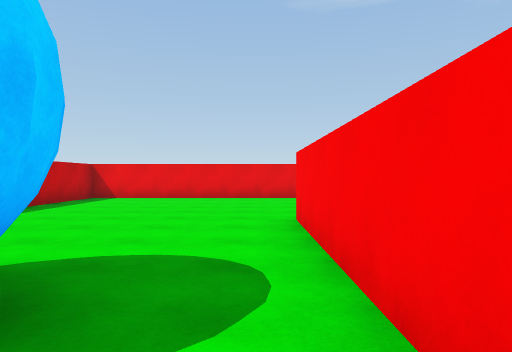
View 1 (above)

24 first-person views from a walk through a Unity game level. The camera is 1.3 m above the floor, looks level and sees 70° across. The floor is counted in squares, 2 m on a side. Each view is taken from the middle of a square. On the plan, view 1 faces up. The plan holds only what a view shows up to about 11 squares ahead; the rest is blank.

View 2
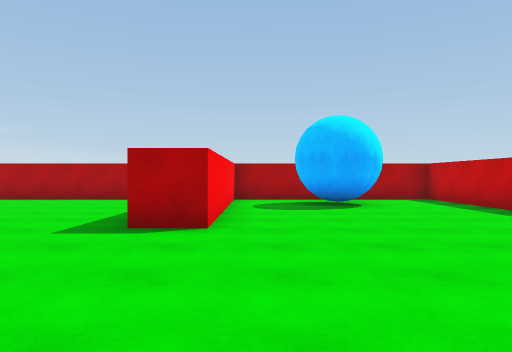

View 3
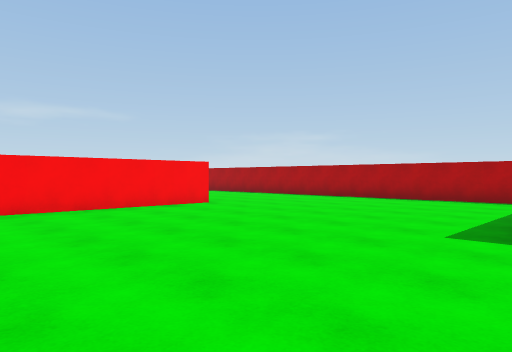

View 4
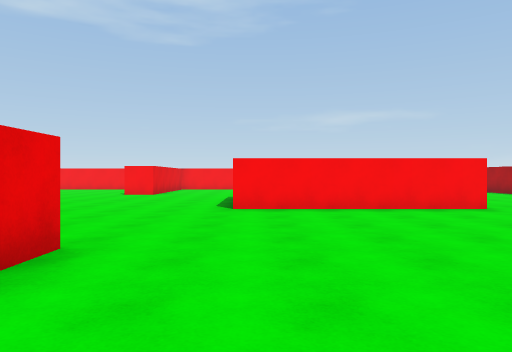

View 5
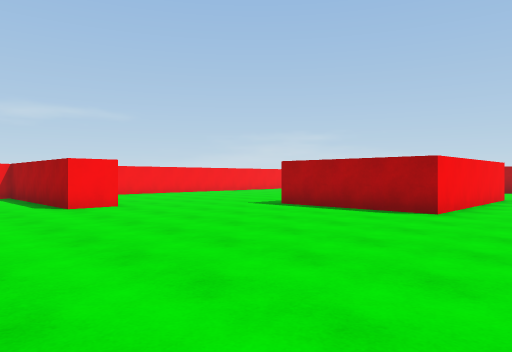

View 6
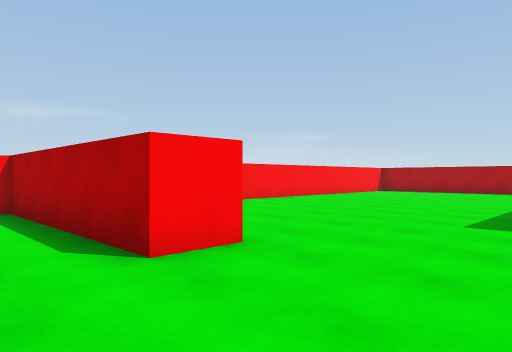

View 7
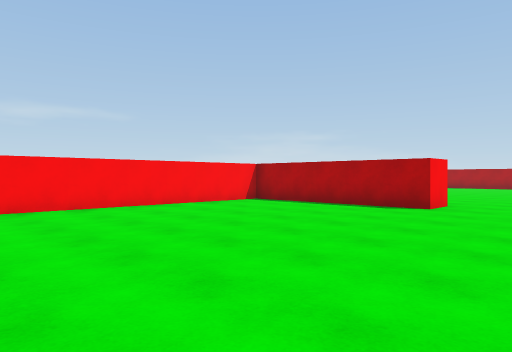

View 8
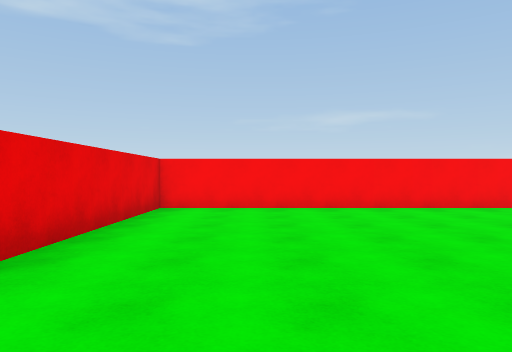

View 9
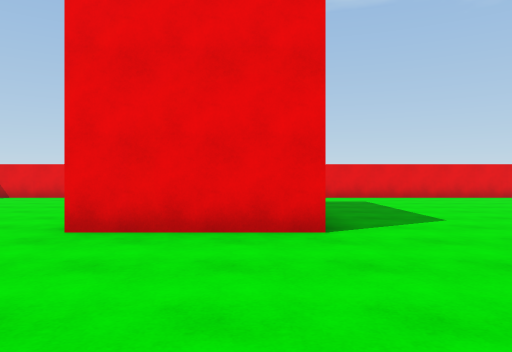

View 10
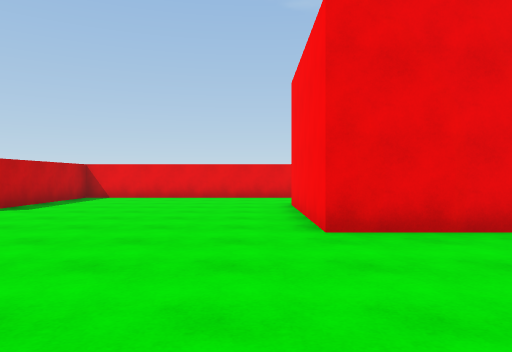

View 11
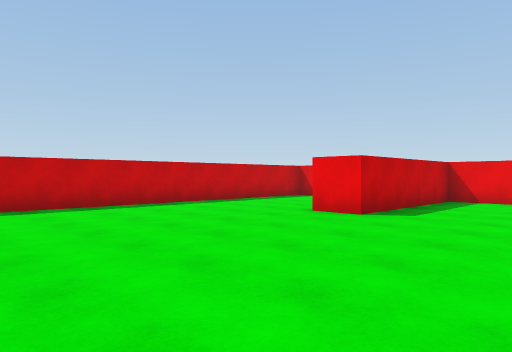

View 12
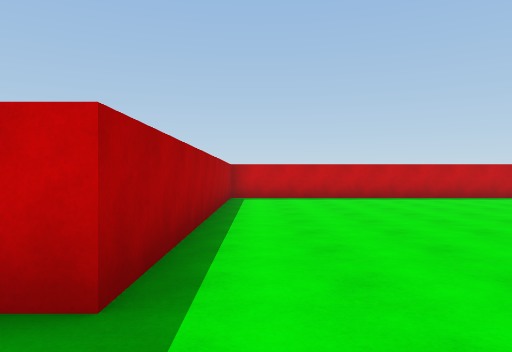

View 13
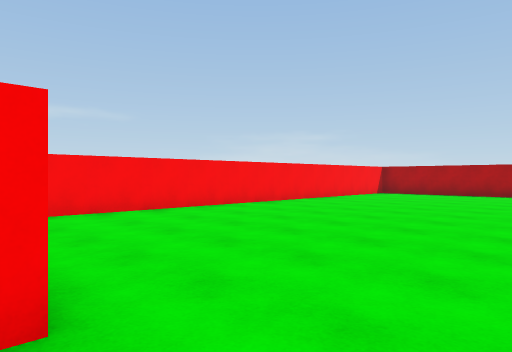

View 14
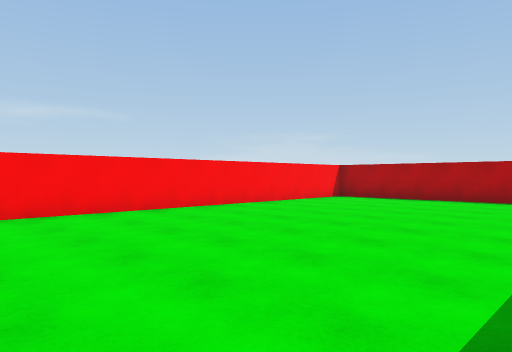

View 15
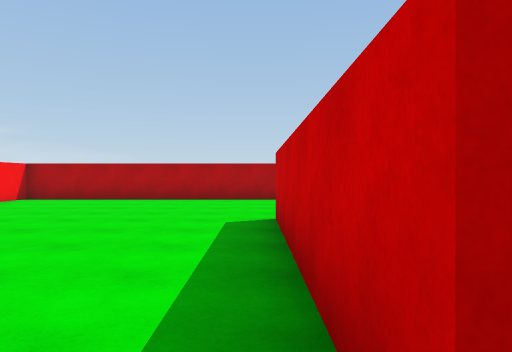

View 16
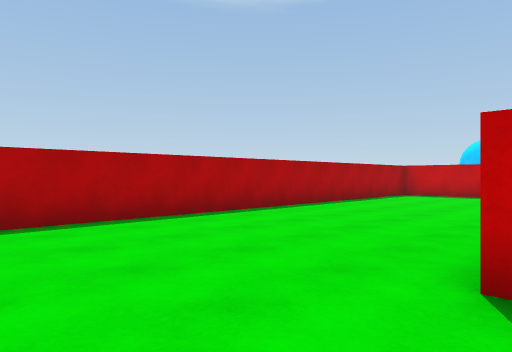

View 17
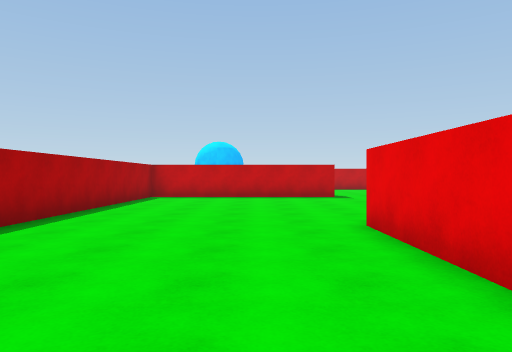

View 18
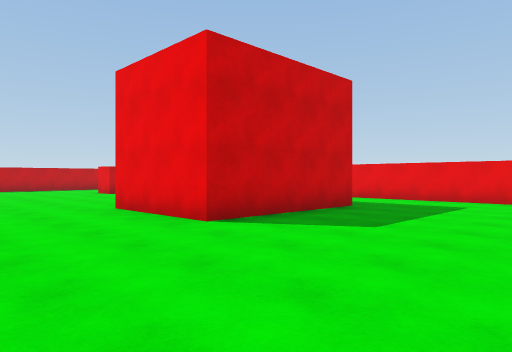

View 19
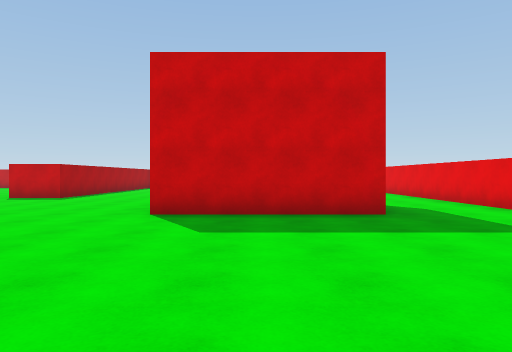

View 20
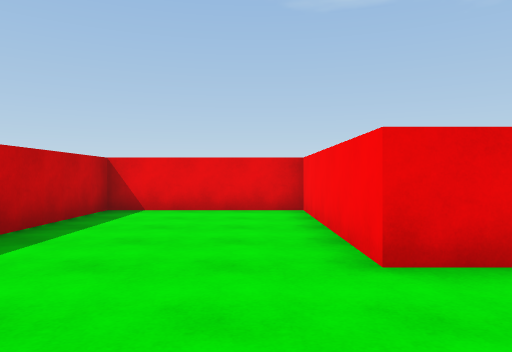

View 21
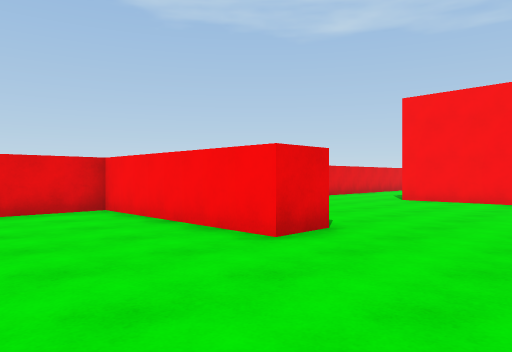

View 22
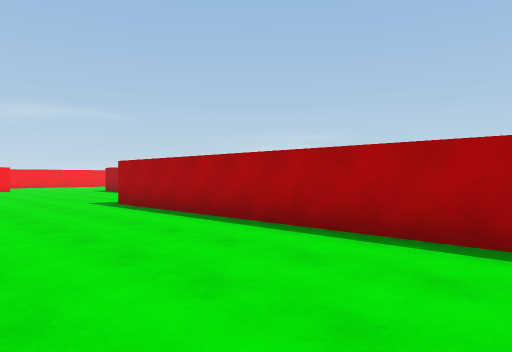

View 23
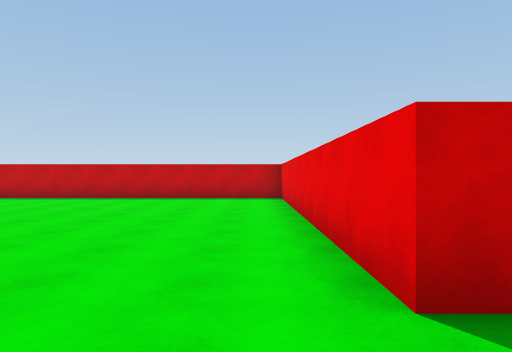

View 24
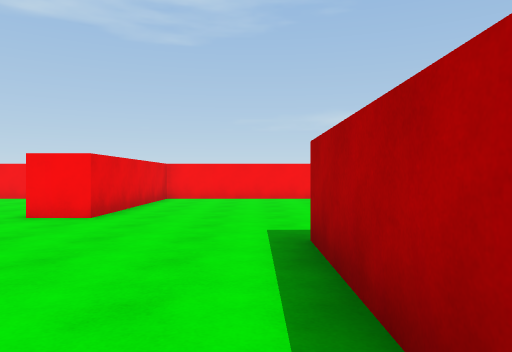

### Floor plan
Points are (right, up) in squares from view 1. A wall is a line through its corners. A room is listed if a view was taken in it or the views show most of it. See-through windows are left out.
Room 1 (view 1)
walls: (-1.5, -0.2) (0.6, -0.2)
ways out: opening at (0, 1.5) to room 2; opening at (-1.5, 0)
Room 2 (views 2, 3, 4, 5, 6, 7, 8, 9, 10, 11, 12, 13, 14, 15, 16, 17, 18, 19, 20, 21, 22, 23, 24)
walls: (11, 4.5) (8.2, 4.5) (8.2, 9.4) (11.7, 9.4) (11.7, 4.4); (8.8, 20.2) (8.8, 16.2) (5.8, 16.2) (5.8, 20.2); (-1.2, 2.1) (-1, 1.8) (-1, 1.4); (2, -0.2) (18.4, -0.2) (18.4, 12.5) (13.6, 12.5) (13.6, 13.5) (18.4, 13.5) (18.4, 23) (-0.1, 23) (-0.1, 18.6) (-1.1, 18.6) (-1.1, 23) (-4.8, 23) (-4.8, 12.3) (4.3, 12.3) (4.3, 10.8) (-4.8, 10.8) (-4.8, -0.2); (0.6, -0.2) (0.6, 5.4) (1.6, 5.4)
ways out: opening at (0, 1.5) to room 1; opening at (-3.5, 1.5)

Positions as (right, up) in squares from view 1, and headings:
1: (0, 0), facing up
2: (0, 10), facing down
3: (1, 10), facing down-right
4: (1, 9), facing right
5: (6, 16), facing down-right
6: (11, 15), facing down-right
7: (11, 21), facing down-right
8: (11, 21), facing right
9: (8, 12), facing up
10: (5, 12), facing up
11: (3, 13), facing up-left
12: (6, 13), facing left
13: (12, 13), facing down-right
14: (12, 10), facing down-right
15: (12, 10), facing down
16: (14, 5), facing down-left
17: (13, 3), facing left
18: (13, 13), facing up-left
19: (15, 18), facing left
20: (-2, 16), facing up
21: (-4, 16), facing up-right
22: (-4, 16), facing down-right
23: (6, 10), facing left
24: (8, 10), facing right
